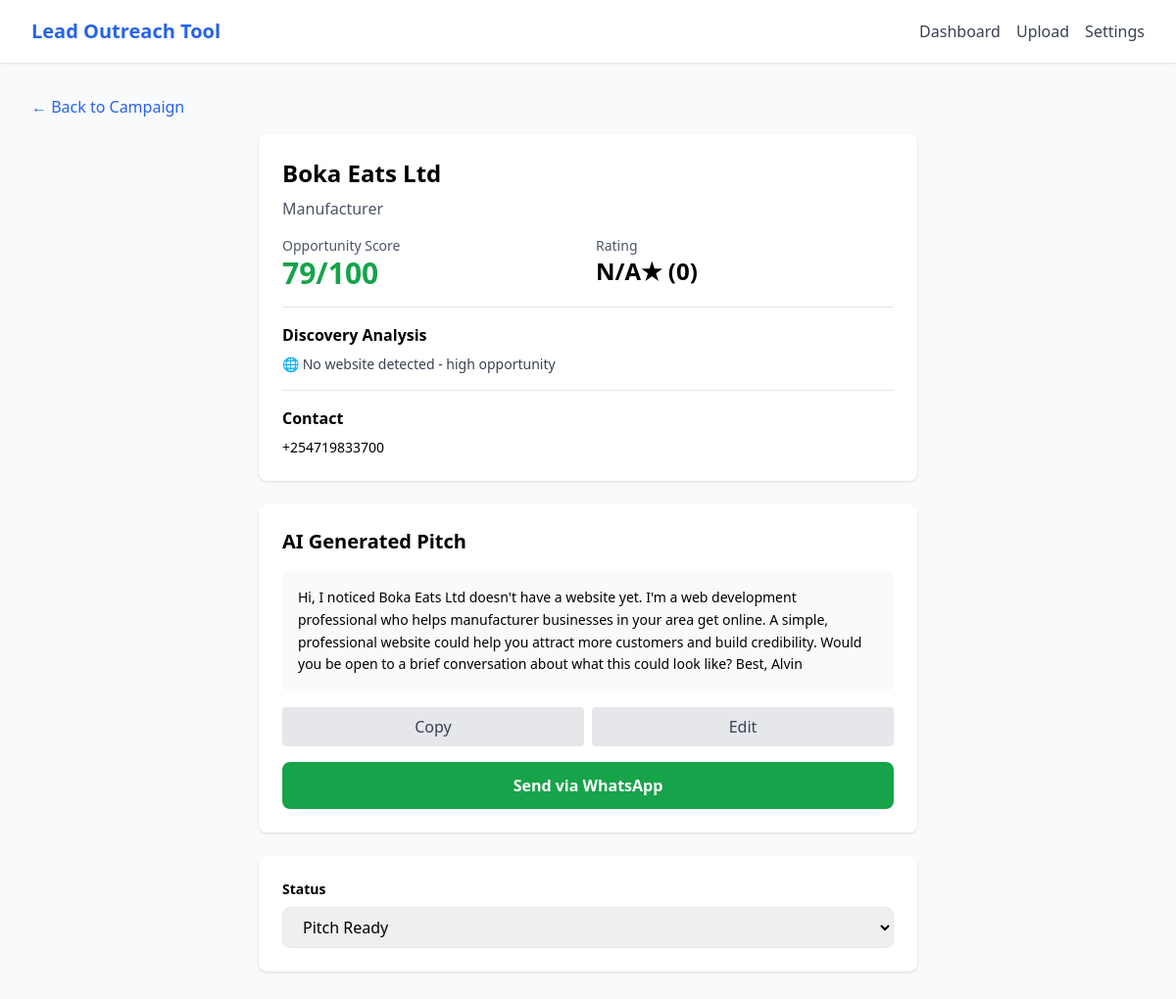
/business/1, run on the app's committed database.
### application/models.py (models this page shows)
class Business(Base):
    __tablename__ = 'businesses'
    id = Column(Integer, primary_key=True)
    campaign_id = Column(Integer, ForeignKey('campaigns.id'), nullable=False)
    name = Column(String(200), nullable=False)
    category = Column(String(100))
    address = Column(Text)
    phone_raw = Column(String(50))
    phone_normalized = Column(String(50))
    rating = Column(Float)
    review_count = Column(Integer)
    review_snippet = Column(Text)
    google_maps_url = Column(Text)
    website_url = Column(String(500))
    website_status = Column(SQLEnum(WebsiteStatus), default=WebsiteStatus.UNKNOWN)
    opportunity_score = Column(Integer, default=0)
    discovery_analysis = Column(Text)
    ai_pitch = Column(Text)
    ai_pitch_edited = Column(Text)
    pitch_source = Column(String(20))  # 'ai' or 'template'
    batch_number = Column(Integer)
    pitch_generated_at = Column(DateTime)
    outreach_status = Column(SQLEnum(OutreachStatus), default=OutreachStatus.NOT_GENERATED)
    contacted_at = Column(DateTime)
    notes = Column(Text)
    created_at = Column(DateTime, default=datetime.utcnow)
    campaign = relationship('Campaign', back_populates='businesses')

### application/routes/business_routes.py (the view)
@bp.route('/business/<int:business_id>')
def business_detail(business_id):
    with get_db_session() as db:
        business = db.query(Business).filter_by(id=business_id).first()
        if not business:
            return redirect(url_for('main.dashboard'))
        campaign = db.query(Campaign).filter_by(id=business.campaign_id).first()
        whatsapp_link = None
        if business.phone_normalized and (business.ai_pitch or business.ai_pitch_edited):
            pitch_text = business.ai_pitch_edited or business.ai_pitch
            whatsapp_link = create_whatsapp_link(business.phone_normalized, pitch_text)
    return render_template(
        'business_detail.html',
        business=business,
        campaign=campaign,
        whatsapp_link=whatsapp_link
    )

### application/database.py (called while the page is built)
@contextmanager
def get_db_session():
    session = SessionLocal()
    try:
        yield session
        session.commit()
    except Exception as e:
        session.rollback()
        raise e
    finally:
        session.close()

### application/utils/phone.py (called while the page is built)
def create_whatsapp_link(phone, message=''):
    if not phone:
        return None
    clean_phone = phone.replace('+', '').replace(' ', '')
    encoded_message = quote_plus(message) if message else ''
    base_url = "https://api.whatsapp.com/send/"
    url = f"{base_url}?phone={clean_phone}"
    if encoded_message:
        url += f"&text={encoded_message}"
    url += "&type=phone_number&app_absent=0"
    return url

### templates/business_detail.html (shortened to what this page needs)
{% extends "base.html" %}
{% block content %}
<a href="{{ url_for('campaign.campaign_detail', campaign_id=campaign.id) }}" class="text-blue-600 hover:underline mb-4 inline-block">
    ← Back to Campaign
</a>
<div class="max-w-2xl mx-auto">
    <div class="bg-white p-6 rounded-lg shadow mb-6">
        <h1 class="text-2xl font-bold mb-2">{{ business.name }}</h1>
        <p class="text-gray-600 mb-4">{{ business.category }}</p>
        <div class="grid grid-cols-2 gap-4 mb-4">
            <div>
                <div class="text-sm text-gray-600">Opportunity Score</div>
                <div class="text-3xl font-bold text-green-600">{{ business.opportunity_score }}/100</div>
            </div>
            <div>
                <div class="text-sm text-gray-600">Rating</div>
                <div class="text-2xl font-bold">{{ business.rating or 'N/A' }}★ ({{ business.review_count or 0 }})</div>
            </div>
        </div>
        <div class="border-t pt-4">
            <h3 class="font-bold mb-2">Discovery Analysis</h3>
            <p class="text-sm text-gray-700">{{ business.discovery_analysis }}</p>
        </div>
        {% if business.phone_normalized %}
        <div class="border-t pt-4 mt-4">
            <h3 class="font-bold mb-2">Contact</h3>
            <p class="text-sm">{{ business.phone_normalized }}</p>
        </div>
        {% endif %}
    </div>
    {% if business.ai_pitch %}
    <div class="bg-white p-6 rounded-lg shadow mb-6">
        <h2 class="text-xl font-bold mb-4">AI Generated Pitch</h2>
        <div class="bg-gray-50 p-4 rounded-lg mb-4">
            <p id="pitch-text" class="text-sm leading-relaxed">{{ business.ai_pitch_edited or business.ai_pitch }}</p>
        </div>
        <div class="flex gap-2 mb-4">
            <button onclick="copyPitch()" class="flex-1 bg-gray-200 text-gray-700 px-4 py-2 rounded hover:bg-gray-300">
                Copy
            </button>
            <button onclick="editPitch()" id="edit-btn" class="flex-1 bg-gray-200 text-gray-700 px-4 py-2 rounded hover:bg-gray-300">
                Edit
            </button>
        </div>
        {% if whatsapp_link %}
        <button onclick="sendWhatsApp()" class="w-full bg-green-600 text-white px-6 py-3 rounded-lg font-bold hover:bg-green-700">
            Send via WhatsApp
        </button>
        {% endif %}
    </div>
    {% endif %}
    <div class="bg-white p-6 rounded-lg shadow">
        <label class="block text-sm font-bold mb-2">Status</label>
        <select id="status-select" onchange="updateStatus()" class="w-full px-4 py-2 border rounded-lg">
            <option value="pitch_ready" {% if business.outreach_status.value == 'pitch_ready' %}selected{% endif %}>Pitch Ready</option>
        </select>
    </div>
</div>
{% endblock %}

### data on the page
Business: name "Boka Eats Ltd", category "Manufacturer", opportunity_score "79", rating "N/A", review_count "0", discovery_analysis "🌐 No website detected - high opportunity", phone_normalized "+254719833700", ai_pitch_edited+ai_pitch "Hi, I noticed Boka Eats Ltd doesn't have a website yet. I'm a web development professional who helps manufacturer businesses in your area get online. A simple, professional website could help you attract more customers and build credibility. Would you be open to a brief conversation about what this could look like? Best, Alvin", outreach_status "Pitch Ready"
